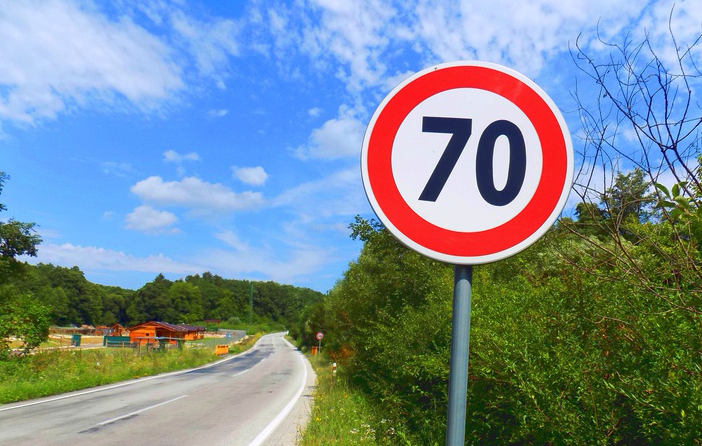
//> input picture Tutorial/Tutorial_Line_Detection/TrafficSign1.png, 1404 x 892 px (shown at 1/2 size)
$ ./Hough_Circle_Demo   (built with g++ and OpenCV 4)
//> lines starting //> are read from the running program, lines starting //| are printed output that depends on the picture; after the words box and inside, x2 and y2 are one past the last pixel; in counts of white or black regions, pixels touching at a corner belong together
#include <opencv2/opencv.hpp>
using namespace cv;
using namespace std;

int main(int argc, char** argv)
{
	Mat src, gray;

	String filename = "TrafficSign1.png";

	/* Read the image */
	src = imread(filename, 1);
//> src is the input picture: 892 rows x 1404 cols, CV_8UC3; mean B, G, R 151, 140.2, 121.6

	if (!src.data)
	{
		printf(" Error opening image\n");
		return -1;
	}

	cvtColor(src, gray, COLOR_BGR2GRAY);
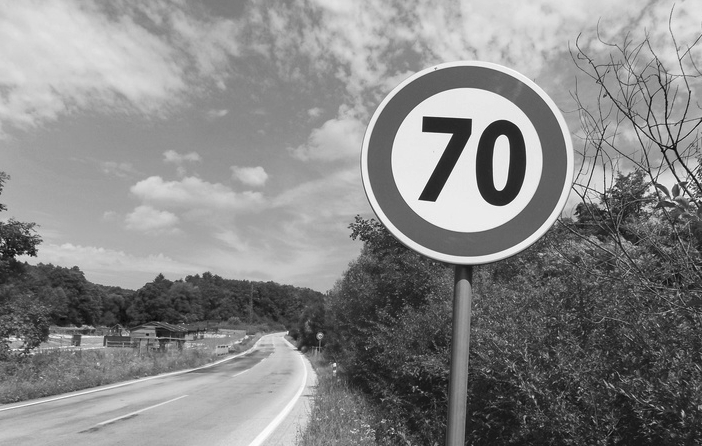
//> gray: 892 rows x 1404 cols, CV_8UC1 (shown at 1/2 size); min 4, max 255, mean 135.9

	/* smooth it, otherwise a lot of false circles may be detected */
	GaussianBlur(gray, gray, Size(15, 15), 2, 2);

	vector<Vec3f> circles;
	HoughCircles(gray, circles, 3, 1, 0.1, 150, 150, 204);
//> circles = 4 circles (x, y, radius): [935.5, 308.5, 204.5], [936.5, 304.5, 208.2], [937.5, 308.5, 219.1], [937.5, 305.5, 221.3]
	for (size_t i = 0; i < circles.size(); i++)
	{
		Point center(cvRound(circles[i][0]), cvRound(circles[i][1]));
		int radius = cvRound(circles[i][2]);

		/* draw the circle center */
		circle(src, center, 3, Scalar(0, 255, 0), -1, 8, 0);

		/* draw the circle outline */
		circle(src, center, radius, Scalar(0, 0, 255), 3, 8, 0);
	}
//> this loop made 4 passes
//> (center, radius) on passes 1 to 4: (Point(936, 308), 204), (Point(936, 304), 208), (Point(938, 308), 219), (Point(938, 306), 221)
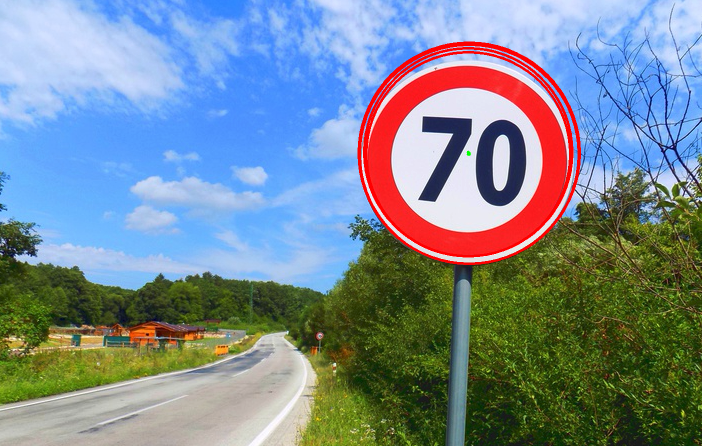
//> src: 892 rows x 1404 cols, CV_8UC3 (shown at 1/2 size); 1.61% of pixels changed, all inside (x1, y1, x2, y2) = (715, 83, 1162, 530)

	namedWindow("circles", 1);
	imshow("circles", src);

	/* Wait and Exit */
	waitKey();
	return 0;
}

$ run again, with Tutorial/Tutorial_Line_Detection/coins.png copied over Tutorial/Tutorial_Line_Detection/TrafficSign1.png
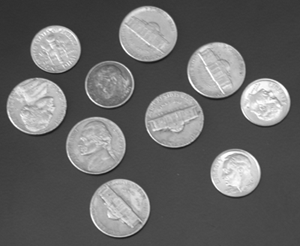
//> input picture Tutorial/Tutorial_Line_Detection/coins.png, 300 x 246 px
//> src is the input picture: 246 rows x 300 cols, CV_8UC3; min 23, max 255, mean 103
//> `GaussianBlur(gray, gray, Size(15, 15), 2, 2);`:
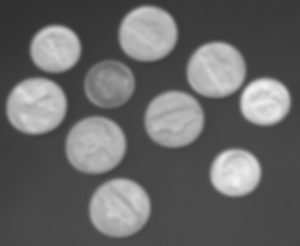
//> gray: 246 rows x 300 cols, CV_8UC1; min 48, max 242, mean 103
//> circles = empty

$ run again, with Tutorial/Tutorial_Line_Detection/eyepupil.png copied over Tutorial/Tutorial_Line_Detection/TrafficSign1.png
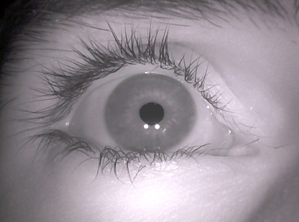
//> input picture Tutorial/Tutorial_Line_Detection/eyepupil.png, 299 x 222 px
//> src is the input picture: 222 rows x 299 cols, CV_8UC3; mean B, G, R 148.2, 140.6, 148.8
//> `GaussianBlur(gray, gray, Size(15, 15), 2, 2);`:
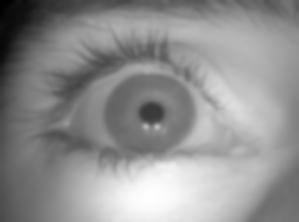
//> gray: 222 rows x 299 cols, CV_8UC1; min 0, max 254, mean 143.9
//> circles = empty
